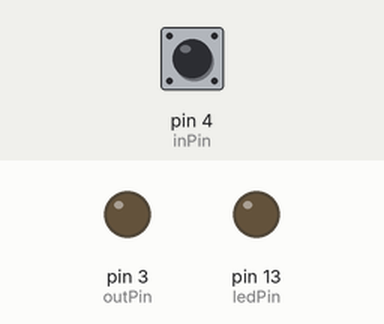
The sketch below on a simulated Arduino Uno, built with avr-gcc and run on an emulated ATmega328P. Parts: output pins drawn as LEDs (lit = HIGH). Inputs (shaded band) come from the test bench; at power-on: pin 4 (inPin) HIGH.

Above: at 1.2 s.
1.3 s: pin 4 (inPin) pulled LOW for 3.2 s
At 2.7 s:
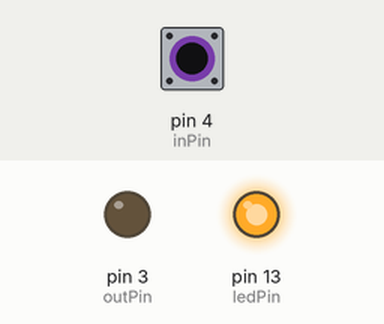
7.5 s: pin 4 (inPin) pulled LOW for 0.15 s
At 10.5 s:
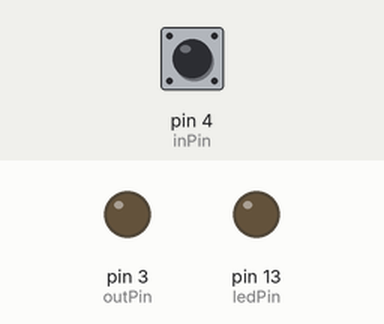
10.6 s: pin 4 (inPin) pulled LOW for 1 s
At 12.2 s:
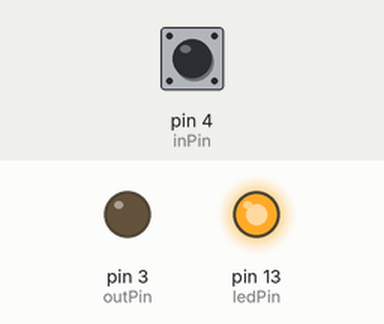
Timing chart, 0 to 15.0 s (numbered marks = the images above; inputs shaded):
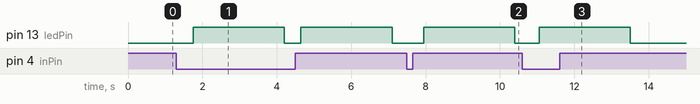

Measured:
- after the input at 1.3 s, pin 13 (ledPin): alternates HIGH for 2.5 s and LOW for 0.45 s, starting after 0.45 s
- after the input at 7.5 s, pin 13 (ledPin): LOW → HIGH after 0.45 s, → LOW 2.5 s later
- after the input at 10.6 s, pin 13 (ledPin): LOW → HIGH after 0.45 s, → LOW 2.5 s later

The sketch:

humidity_sensor_tx.ino
```cpp
#include <LowPower.h>
#include <RCSwitch.h>

RCSwitch mySwitch = RCSwitch();

int ledPin = 13;
int outPin = 3;
int inPin = 4;
int i, value;

void setup() {
  pinMode(ledPin, OUTPUT);
  pinMode(outPin, OUTPUT);
  pinMode(inPin, INPUT);
  pinMode(inPin ,INPUT_PULLUP);
  Serial.begin(9600);//speed
  mySwitch.enableTransmit(10);//board pi #10
  mySwitch.setPulseLength(320);
  mySwitch.setProtocol(1);
  mySwitch.setRepeatTransmit(10);

}

void loop() {
//  for(i=0;i<40;i++){
//   LowPower.idle(SLEEP_8S, ADC_OFF, TIMER2_OFF, TIMER1_OFF, TIMER0_OFF, SPI_OFF, USART0_OFF, TWI_OFF);
//  }
    digitalWrite(outPin, LOW);
    value = digitalRead(inPin);

    if (value == LOW) {
        mySwitch.send("111100000001010100010001");
        digitalWrite(ledPin, HIGH);
        delay(1000);
        mySwitch.send("000000111111010100010100");
        delay(1000);
        digitalWrite(ledPin, LOW);
     }
}
```
